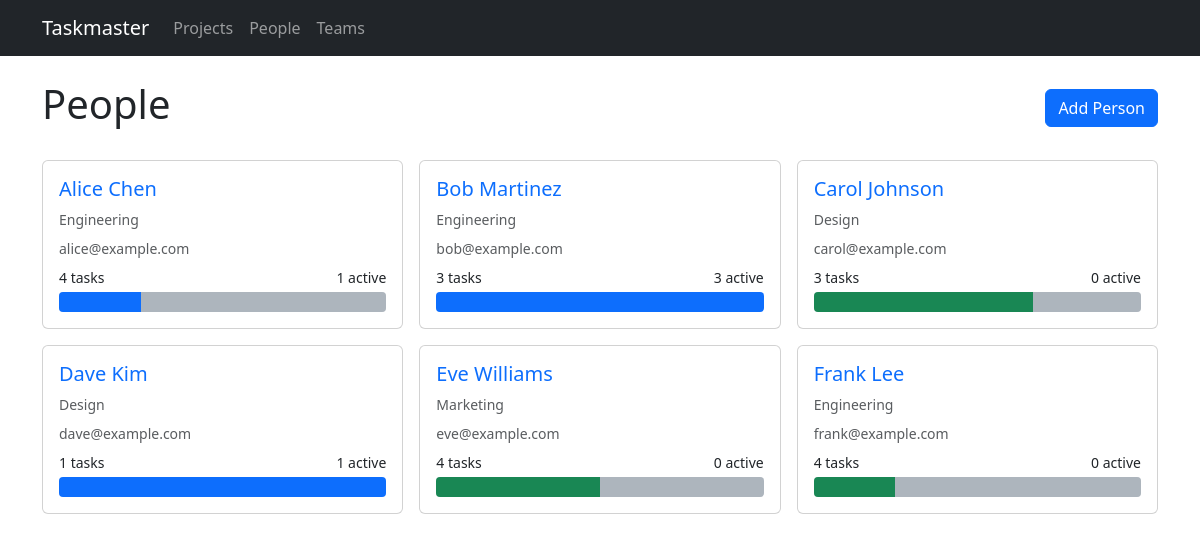
Screenshot of /people with the database file from the repository.
### models.py (models this page shows)
class Person(db.Model):
    id = db.Column(db.Integer, primary_key=True)
    name = db.Column(db.String(120), nullable=False)
    email = db.Column(db.String(120))
    team_id = db.Column(db.Integer, db.ForeignKey('team.id'))
    tasks = db.relationship('Task', backref='assignee', lazy=True)

class Team(db.Model):
    id = db.Column(db.Integer, primary_key=True)
    name = db.Column(db.String(120), nullable=False)
    members = db.relationship('Person', backref='team', lazy=True)

### routes/people.py (the view)
@bp.route('/people')
def list_people():
    people = Person.query.order_by(Person.name).all()
    return render_template('people/list.html', people=people)

### templates/people/list.html (shortened to what this page needs)
{% extends "base.html" %}
{% block content %}
<div class="d-flex justify-content-between align-items-center mb-4">
    <h1>People</h1>
    <a href="{{ url_for('people.new_person') }}" class="btn btn-primary">Add Person</a>
</div>
{% if people %}
<div class="row g-3">
    {% for person in people %}
    <div class="col-md-6 col-lg-4">
        <div class="card card-hover h-100">
            <div class="card-body">
                <h5 class="card-title">
                    <a href="{{ url_for('people.detail', id=person.id) }}" class="text-decoration-none">
                        {{ person.name }}
                    </a>
                </h5>
                {% if person.team %}
                <p class="text-muted small mb-2">{{ person.team.name }}</p>
                {% endif %}
                {% if person.email %}
                <p class="text-muted small mb-2">{{ person.email }}</p>
                {% endif %}
                {% set total = person.tasks|length %}
                {% set todo = person.tasks|selectattr('status', 'equalto', 'todo')|list|length %}
                {% set in_prog = person.tasks|selectattr('status', 'equalto', 'in_progress')|list|length %}
                {% set done = person.tasks|selectattr('status', 'equalto', 'done')|list|length %}
                <div class="d-flex justify-content-between small mb-1">
                    <span>{{ total }} tasks</span>
                    <span>{{ in_prog }} active</span>
                </div>
                {% if total > 0 %}
                <div class="workload-bar">
                    <div class="segment segment-done" style="width: {{ (done / total * 100)|round }}%"
                         title="{{ done }} done"></div>
                    <div class="segment segment-in_progress" style="width: {{ (in_prog / total * 100)|round }}%"
                         title="{{ in_prog }} in progress"></div>
                    <div class="segment segment-todo" style="width: {{ (todo / total * 100)|round }}%"
                         title="{{ todo }} todo"></div>
                </div>
                {% endif %}
            </div>
        </div>
    </div>
    {% endfor %}
</div>
{% else %}
<div class="text-center py-5">
    <p class="text-muted">No people yet.</p>
    <a href="{{ url_for('people.new_person') }}" class="btn btn-primary">Add the first person</a>
</div>
{% endif %}
{% endblock %}

### static/style.css (style rules this page uses)
.workload-bar { height: 20px; border-radius: 4px; overflow: hidden; display: flex; background: #e9ecef; }
.workload-bar .segment { height: 100%; transition: width 0.3s; }
.workload-bar .segment-todo { background-color: #adb5bd; }
.workload-bar .segment-in_progress { background-color: #0d6efd; }
.workload-bar .segment-done { background-color: #198754; }

### rows the page displays
Person: name "Alice Chen", team.name "Engineering", email "alice@example.com", total "4", in_prog "1", {{ (in_prog / total * 100)|round }} 25.0 (drawn), {{ (todo / total * 100)|round }} 75.0 (drawn)
Person: name "Bob Martinez", team.name "Engineering", email "bob@example.com", total "3", in_prog "3", {{ (in_prog / total * 100)|round }} 100.0 (drawn)
Person: name "Carol Johnson", team.name "Design", email "carol@example.com", id "3", in_prog "0", {{ (done / total * 100)|round }} 67.0 (drawn), {{ (todo / total * 100)|round }} 33.0 (drawn)
Person: name "Dave Kim", team.name "Design", email "dave@example.com", total "1", in_prog "1", {{ (in_prog / total * 100)|round }} 100.0 (drawn)
Person: name "Eve Williams", team.name "Marketing", email "eve@example.com", total "4", in_prog "0", {{ (done / total * 100)|round }} 50.0 (drawn), {{ (todo / total * 100)|round }} 50.0 (drawn)
Person: name "Frank Lee", team.name "Engineering", email "frank@example.com", total "4", in_prog "0", {{ (done / total * 100)|round }} 25.0 (drawn), {{ (todo / total * 100)|round }} 75.0 (drawn)
